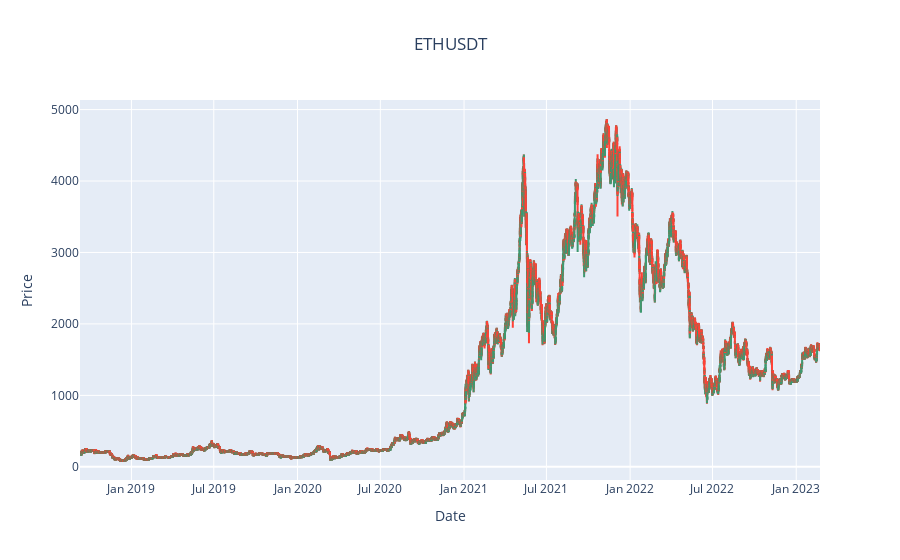

Here is the notebook cell this chart was saved with:
### Markdown cell above
# Define client, download and clean historical data

### Code cell
# Get historical data from Binance
from binance.client import Client
client = Client()

# Define parameters
pairname = "ETHUSDT"
start_date = "10 september 2018"
time_interval = Client.KLINE_INTERVAL_1HOUR

# -- Load all price data from binance API -- #
klines_data = client.get_historical_klines(pairname, time_interval, start_date)
klines_data

# Transform data retrieved from Binance to dataframe // https://binance-docs.github.io/apidocs/spot/en/#kline-candlestick-data
rawpricedata_df = None
rawpricedata_df = pd.DataFrame(klines_data, columns = ['timestamp', 'open', 'high', 'low', 'close', 'volume', 'close_time', 'quote_av', 'trades', 'tb_base_av', 'tb_quote_av', 'ignore' ])

## CLEAN DATA

del rawpricedata_df['ignore']
del rawpricedata_df['close_time']
del rawpricedata_df['quote_av']
del rawpricedata_df['trades']
del rawpricedata_df['tb_base_av']
del rawpricedata_df['tb_quote_av']

# transform open, close, high, low to numeric
rawpricedata_df['open'] = pd.to_numeric(rawpricedata_df['open'])
rawpricedata_df['close'] = pd.to_numeric(rawpricedata_df['close'])
rawpricedata_df['high'] = pd.to_numeric(rawpricedata_df['high'])
rawpricedata_df['low'] = pd.to_numeric(rawpricedata_df['low'])


## CONVERT TIME and set timestamp as index

rawpricedata_df = rawpricedata_df.set_index(rawpricedata_df['timestamp'])
rawpricedata_df.index = pd.to_datetime(rawpricedata_df.index, unit='ms')
del rawpricedata_df['timestamp']
print("data 100% loaded")
print(rawpricedata_df)


# Create graph to visualize data
import plotly.graph_objects as go

#Create graph object
fig = go.Figure()

#Set up the layout
fig.update_layout(
    title={
        'text':pairname,
        'x': 0.5,
        'xanchor': 'center'
        },
        xaxis_title = "Date",
        yaxis_title = "Price",
        xaxis_rangeslider_visible=False
)

fig.add_trace(
    go.Candlestick(
        x=rawpricedata_df.index,
        open=rawpricedata_df['open'],
        high=rawpricedata_df['high'],
        low=rawpricedata_df['low'],
        close=rawpricedata_df['close']
    )
)
fig.show()

### Figure 1 — Plotly figure (JSON) as saved in the notebook; plotly's stock layout.template omitted (floating-point values rounded to 4 significant figures; data arrays with more than 128 entries replaced by an {"elided": "..."} marker saying what was removed)
{"data": [{"close": {"elided": "38962 float values"}, "high": {"elided": "38962 float values"}, "low": {"elided": "38962 float values"}, "open": {"elided": "38962 float values"}, "type": "candlestick", "x": {"elided": "38962 str values"}}], "layout": {"title": {"text": "ETHUSDT", "x": 0.5, "xanchor": "center"}, "xaxis": {"rangeslider": {"visible": false}, "title": {"text": "Date"}}, "yaxis": {"title": {"text": "Price"}}}}
